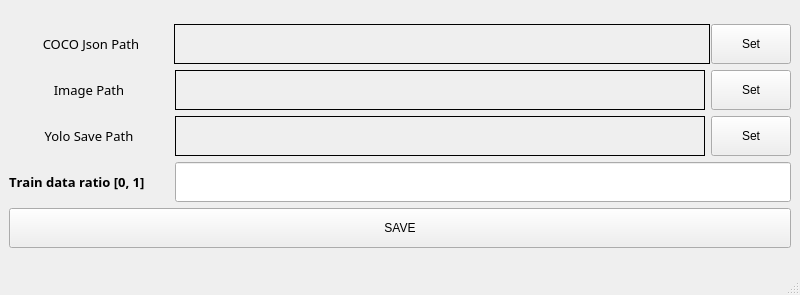
<?xml version="1.0" encoding="UTF-8"?>
<ui version="4.0">
 <class>coco_window</class>
 <widget class="QMainWindow" name="coco_window">
  <property name="geometry">
   <rect>
    <x>0</x>
    <y>0</y>
    <width>800</width>
    <height>295</height>
   </rect>
  </property>
  <property name="windowTitle">
   <string>COCO to YOLOv5 Segmentation</string>
  </property>
  <widget class="QWidget" name="centralwidget">
   <layout class="QVBoxLayout" name="verticalLayout_2">
    <item>
     <layout class="QVBoxLayout" name="verticalLayout">
      <item>
       <layout class="QHBoxLayout" name="horizontalLayout" stretch="0,0,0">
        <property name="spacing">
         <number>1</number>
        </property>
        <item>
         <widget class="QLabel" name="label">
          <property name="sizePolicy">
           <sizepolicy hsizetype="Fixed" vsizetype="Fixed">
            <horstretch>0</horstretch>
            <verstretch>0</verstretch>
           </sizepolicy>
          </property>
          <property name="minimumSize">
           <size>
            <width>164</width>
            <height>40</height>
           </size>
          </property>
          <property name="font">
           <font>
            <family>Arial Black</family>
            <pointsize>10</pointsize>
            <weight>50</weight>
            <bold>false</bold>
            <kerning>true</kerning>
           </font>
          </property>
          <property name="text">
           <string>COCO Json Path</string>
          </property>
          <property name="alignment">
           <set>Qt::AlignCenter</set>
          </property>
         </widget>
        </item>
        <item>
         <widget class="QLabel" name="label_CocoPath">
          <property name="sizePolicy">
           <sizepolicy hsizetype="Minimum" vsizetype="Fixed">
            <horstretch>0</horstretch>
            <verstretch>0</verstretch>
           </sizepolicy>
          </property>
          <property name="minimumSize">
           <size>
            <width>0</width>
            <height>40</height>
           </size>
          </property>
          <property name="frameShape">
           <enum>QFrame::Box</enum>
          </property>
          <property name="text">
           <string/>
          </property>
         </widget>
        </item>
        <item>
         <widget class="QPushButton" name="button_CocoPath">
          <property name="sizePolicy">
           <sizepolicy hsizetype="Fixed" vsizetype="Fixed">
            <horstretch>0</horstretch>
            <verstretch>0</verstretch>
           </sizepolicy>
          </property>
          <property name="minimumSize">
           <size>
            <width>60</width>
            <height>40</height>
           </size>
          </property>
          <property name="text">
           <string>Set</string>
          </property>
         </widget>
        </item>
       </layout>
      </item>
      <item>
       <layout class="QHBoxLayout" name="horizontalLayout_3">
        <item>
         <widget class="QLabel" name="label_2">
          <property name="sizePolicy">
           <sizepolicy hsizetype="Fixed" vsizetype="Fixed">
            <horstretch>0</horstretch>
            <verstretch>0</verstretch>
           </sizepolicy>
          </property>
          <property name="minimumSize">
           <size>
            <width>160</width>
            <height>40</height>
           </size>
          </property>
          <property name="font">
           <font>
            <family>Arial Black</family>
            <pointsize>10</pointsize>
            <weight>50</weight>
            <bold>false</bold>
            <kerning>true</kerning>
           </font>
          </property>
          <property name="text">
           <string>Image Path</string>
          </property>
          <property name="alignment">
           <set>Qt::AlignCenter</set>
          </property>
         </widget>
        </item>
        <item>
         <widget class="QLabel" name="label_ImagePath">
          <property name="sizePolicy">
           <sizepolicy hsizetype="Minimum" vsizetype="Fixed">
            <horstretch>0</horstretch>
            <verstretch>0</verstretch>
           </sizepolicy>
          </property>
          <property name="minimumSize">
           <size>
            <width>0</width>
            <height>40</height>
           </size>
          </property>
          <property name="frameShape">
           <enum>QFrame::Box</enum>
          </property>
          <property name="text">
           <string/>
          </property>
         </widget>
        </item>
        <item>
         <widget class="QPushButton" name="button_ImagePath">
          <property name="sizePolicy">
           <sizepolicy hsizetype="Fixed" vsizetype="Fixed">
            <horstretch>0</horstretch>
            <verstretch>0</verstretch>
           </sizepolicy>
          </property>
          <property name="minimumSize">
           <size>
            <width>60</width>
            <height>40</height>
           </size>
          </property>
          <property name="text">
           <string>Set</string>
          </property>
         </widget>
        </item>
       </layout>
      </item>
      <item>
       <layout class="QHBoxLayout" name="horizontalLayout_2">
        <item>
         <widget class="QLabel" name="label_3">
          <property name="sizePolicy">
           <sizepolicy hsizetype="Fixed" vsizetype="Fixed">
            <horstretch>0</horstretch>
            <verstretch>0</verstretch>
           </sizepolicy>
          </property>
          <property name="minimumSize">
           <size>
            <width>160</width>
            <height>40</height>
           </size>
          </property>
          <property name="font">
           <font>
            <family>Arial Black</family>
            <pointsize>10</pointsize>
            <weight>50</weight>
            <bold>false</bold>
            <kerning>true</kerning>
           </font>
          </property>
          <property name="text">
           <string>Yolo Save Path</string>
          </property>
          <property name="alignment">
           <set>Qt::AlignCenter</set>
          </property>
         </widget>
        </item>
        <item>
         <widget class="QLabel" name="label_SavePath">
          <property name="sizePolicy">
           <sizepolicy hsizetype="Minimum" vsizetype="Fixed">
            <horstretch>0</horstretch>
            <verstretch>0</verstretch>
           </sizepolicy>
          </property>
          <property name="minimumSize">
           <size>
            <width>0</width>
            <height>40</height>
           </size>
          </property>
          <property name="frameShape">
           <enum>QFrame::Box</enum>
          </property>
          <property name="text">
           <string/>
          </property>
         </widget>
        </item>
        <item>
         <widget class="QPushButton" name="button_SavePath">
          <property name="sizePolicy">
           <sizepolicy hsizetype="Fixed" vsizetype="Fixed">
            <horstretch>0</horstretch>
            <verstretch>0</verstretch>
           </sizepolicy>
          </property>
          <property name="minimumSize">
           <size>
            <width>60</width>
            <height>40</height>
           </size>
          </property>
          <property name="text">
           <string>Set</string>
          </property>
         </widget>
        </item>
       </layout>
      </item>
      <item>
       <layout class="QHBoxLayout" name="horizontalLayout_5">
        <item>
         <widget class="QLabel" name="label_6">
          <property name="enabled">
           <bool>true</bool>
          </property>
          <property name="sizePolicy">
           <sizepolicy hsizetype="Fixed" vsizetype="Fixed">
            <horstretch>0</horstretch>
            <verstretch>0</verstretch>
           </sizepolicy>
          </property>
          <property name="minimumSize">
           <size>
            <width>160</width>
            <height>40</height>
           </size>
          </property>
          <property name="font">
           <font>
            <family>Arial Black</family>
            <pointsize>10</pointsize>
            <weight>75</weight>
            <bold>true</bold>
            <kerning>false</kerning>
           </font>
          </property>
          <property name="text">
           <string>Train data ratio [0, 1]</string>
          </property>
         </widget>
        </item>
        <item>
         <widget class="QLineEdit" name="edit_TrainDataRatio">
          <property name="minimumSize">
           <size>
            <width>0</width>
            <height>40</height>
           </size>
          </property>
         </widget>
        </item>
       </layout>
      </item>
      <item>
       <layout class="QHBoxLayout" name="horizontalLayout_4">
        <item>
         <widget class="QPushButton" name="button_SaveYoloSeg">
          <property name="minimumSize">
           <size>
            <width>0</width>
            <height>40</height>
           </size>
          </property>
          <property name="text">
           <string>SAVE</string>
          </property>
         </widget>
        </item>
       </layout>
      </item>
     </layout>
    </item>
   </layout>
  </widget>
  <widget class="QMenuBar" name="menubar">
   <property name="geometry">
    <rect>
     <x>0</x>
     <y>0</y>
     <width>800</width>
     <height>21</height>
    </rect>
   </property>
  </widget>
  <widget class="QStatusBar" name="statusbar"/>
 </widget>
 <resources/>
 <connections/>
</ui>
